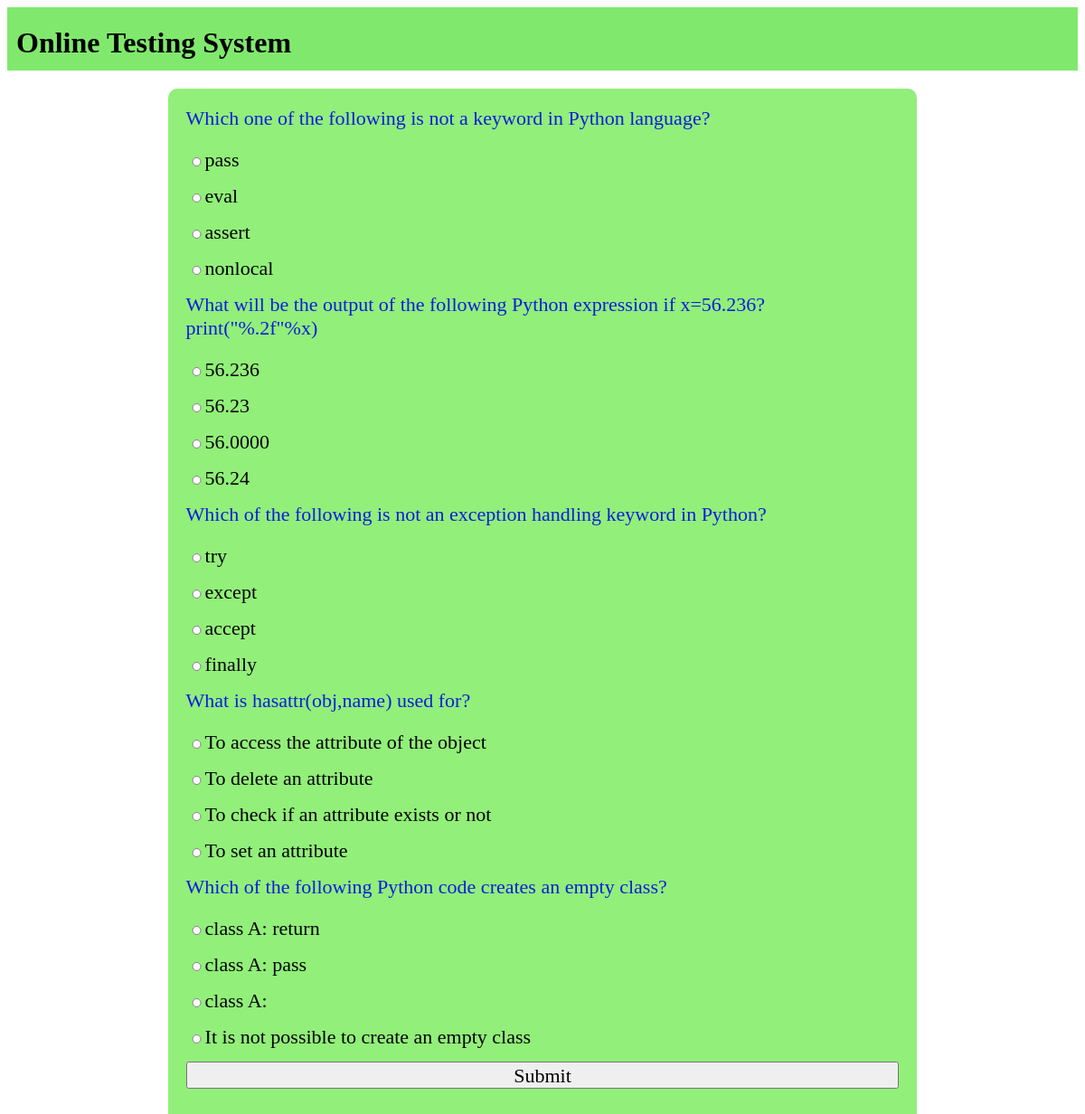
The page /OTS/test-paper?n=5 (signed in) on the database its author committed.
### OTS/models.py (models this page shows, shortened)
class Question(models.Model):
    qid=models.BigAutoField(primary_key=True,auto_created=True)
    que=models.TextField()
    a=models.CharField(max_length=255)
    b=models.CharField(max_length=255)
    c=models.CharField(max_length=255)
    d=models.CharField(max_length=255)
    ans=models.CharField(max_length=2)

### OTS/views.py (the view)
# urls.py: path('test-paper',testPaper,name='testPaper'),
def testPaper(request):
    if 'name' not in request.session.keys():
        res=HttpResponseRedirect("login")
        return res
    n=int(request.GET['n'])
    question_pool=list(Question.objects.all())
    random.shuffle(question_pool)
    questions_list=question_pool[:n]
    context={'questions':questions_list}
    res=render(request,'test_paper.html',context)
    return res

### OTS/templates/test_paper.html (shortened to what this page needs)
{% extends 'master.html' %}
{% block content %}
<form action="{% url 'OTS:calculateTest' %}" method="post">
    {%for question in questions %}
     <div class="question">
        {{question.que}}
     </div>
     <div class="options"><input type="radio" name="q{{question.qid}}" value="a"required >{{question.a}}</div>
     <div class="options"><input type="radio" name="q{{question.qid}}" value="b">{{question.b}}</div>
     <div class="options"><input type="radio" name="q{{question.qid}}" value="c">{{question.c}}</div>
     <div class="options"><input type="radio" name="q{{question.qid}}" value="d">{{question.d}}</div>
    {% endfor %}
    <div><input type="submit" value="Submit"></div>
</form>
{% endblock  %}

### OTS/static/theme.css (style rules this page uses)
* { font-family: Georgia, 'Times New Roman', Times, serif; }

### OTS/static/formstyle.css (style rules this page uses)
form { box-sizing:border-box; padding:20px; border-radius: 10px; background-color:#92ef7a; display:table; width:100%; }
input { display:block; width:100%; margin-bottom:20px; height:30px; font-size: 22px; }
.question { color:rgb(13, 30, 219); font-size:22px; margin-bottom:20px; }
.options { font-size:22px; }
.options input { display:inline; width:fit-content; height:10px; }

### rows shown on the page
Question: que "Which one of the following is not a keyword in Python language?", a "pass", b "eval", c "assert", d "nonlocal"
Question: que "What will be the output of the following Python expression if x=56.236? print(\"%.2f\"%x)", a "56.236", b "56.23", c "56.0000", d "56.24"
Question: que "Which of the following is not an exception handling keyword in Python?", a "try", b "except", c "accept", d "finally"
Question: que "What is hasattr(obj,name) used for?", a "To access the attribute of the object", b "To delete an attribute", c "To check if an attribute exists or not", d "To set an attribute"
Question: que "Which of the following Python code creates an empty class?", a "class A: return", b "class A: pass", c "class A:", d "It is not possible to create an empty class"
